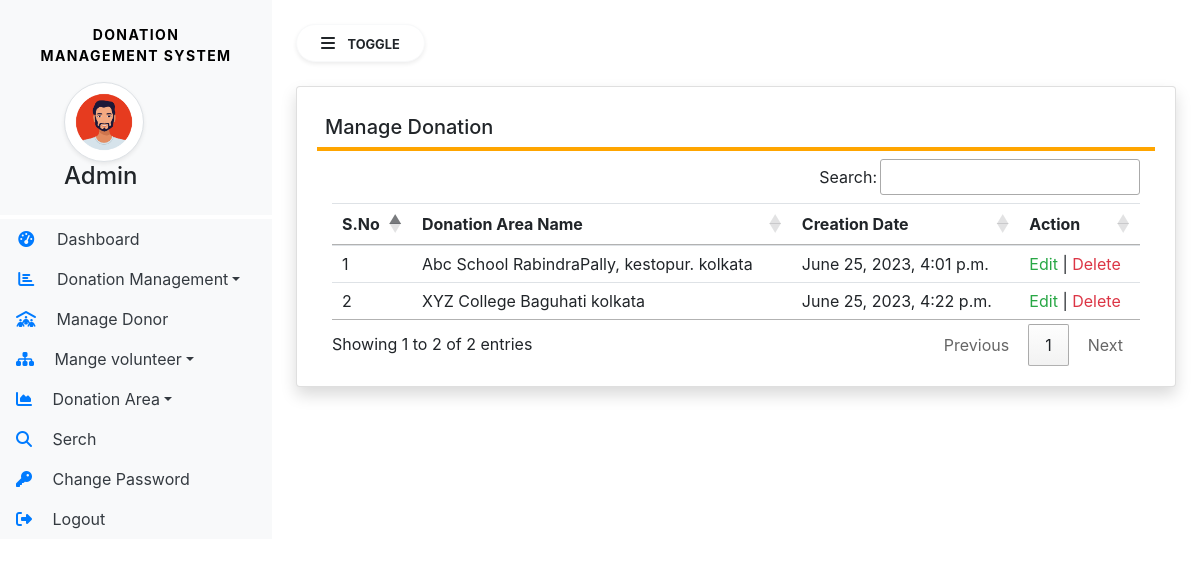
The page /manage_area/ (signed in) on the database its author committed.
### Donation/models.py (models this page shows, shortened)
class DonationArea(models.Model):
   areaname = models.CharField(max_length=200,null=True)
   description = models.CharField(max_length=300,null = True)
   creationdate = models.DateTimeField(auto_now_add=True)

### Donation/views.py (the view)
# urls.py: path('manage_area/', views.manage_area, name='manage_area'),
def manage_area(request):
    if not request.user.is_authenticated:
        return redirect('Admin_login')
    area = DonationArea.objects.all()
    return render(request, 'admin/manage_area.html', locals())

### Donation/templates/admin/manage_area.html
{% extends 'admin/admin_sidebar.html' %}
{% block main %}
<div class="card shadow">
    <div class="card-body">
        <h5 class="p-2" style="border-bottom: 4px solid orange;">Manage Donation</h5>
        <div class="container-fluid">
            <table class="table table-hover" id="example">
                <thead>
                    <tr>
                            <th>S.No</th>
                            <th>Donation Area Name</th>
                            <th>Creation Date</th>
                            <th>Action</th>
                    </tr>
                </thead>
                <tbody>
                    {% for i in area %}
                    <tr>
                        <td>{{ forloop.counter }}</td>
                        <td>{{ i.areaname }}</td>
                        <td>{{ i.creationdate }}</td>
                        <td><a href="{% url 'edit_area' i.id %}" class="text-success">Edit</a>  |
                            <a href="{% url 'delete_area' i.id %}" onclick="return confirm('Are you sure want to Delete ?')" class="text-danger">Delete</a></td>
                    </tr>
                    {% endfor %}
                </tbody>
            </table>
        </div>
    </div>
</div>
{% endblock %}

### Donation/static/css/sidebar.css (style rules this page uses)
body { background-color: #426575; min-height:100vh; }

### rows shown on the page
DonationArea: areaname "Abc School RabindraPally, kestopur. kolkata", creationdate "June 25, 2023, 4:01 p.m."
DonationArea: areaname "XYZ College Baguhati kolkata", creationdate "June 25, 2023, 4:22 p.m."
